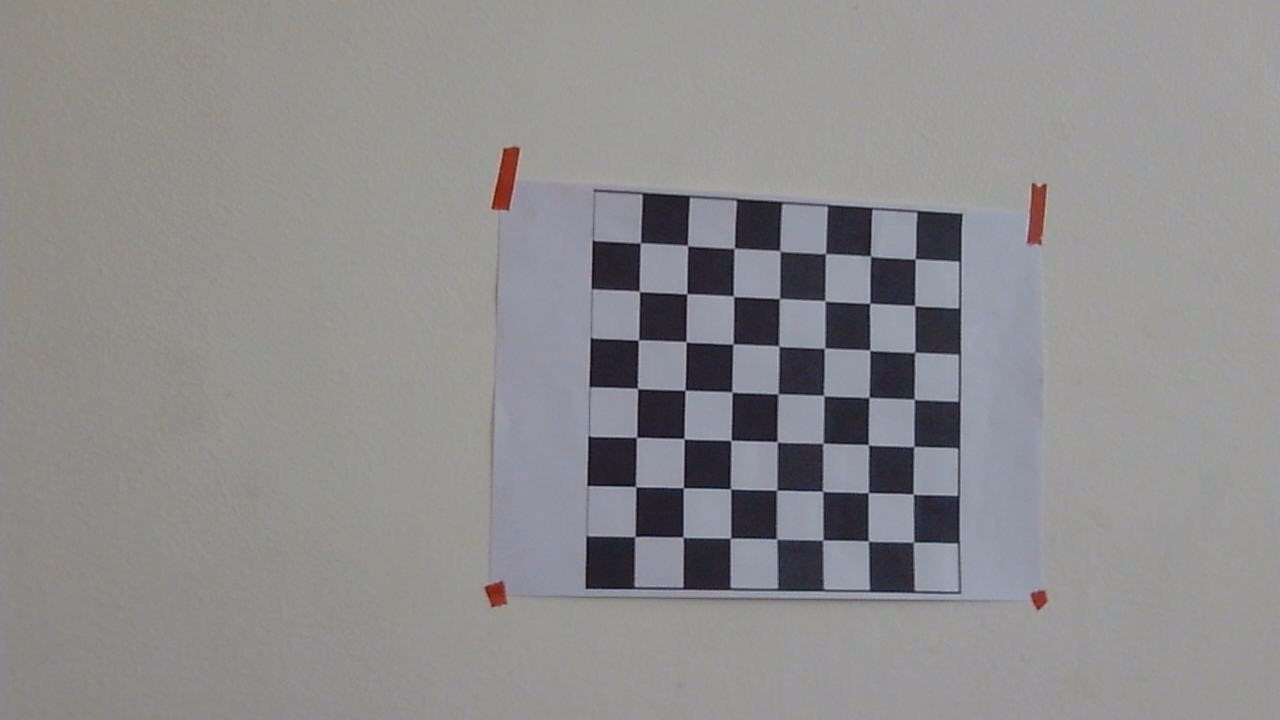
#> input picture Lab/lab_VSC_files/images/WIN_20230130_21_56_01_Pro.jpg, 1280 x 720 px
$ jupyter execute object_distance_chatGpt.ipynb
#> lines starting #> are read from the running program, lines starting #| are printed output that depends on the picture; after the words box and inside, x2 and y2 are one past the last pixel; in counts of white or black regions, pixels touching at a corner belong together
[cell 1]
import cv2
import numpy as np

[cell 2]
camera_matrix = [[1.40894054e+03, 0.00000000e+00, 6.21548603e+02],
                          [0.00000000e+00, 1.41419267e+03, 4.36870727e+02],
                          [0.00000000e+00, 0.00000000e+00, 1.00000000e+00]]
#dist_coeffs = np.load("dist_coeffs.npy",allow_pickle=True,fix_imports=True,encoding='latin1')

[cell 3]
dist_coeffs = [[ 1.20133890e-01,  2.87074381e-01,  1.22318077e-02, -4.77015667e-04, -2.82576151e+00]]

[cell 4]
real_world_size = 0.05 # 5 cm

[cell 5]
img = cv2.imread("./images/WIN_20230130_21_56_01_Pro.jpg")
#> img is the input picture: shape (720, 1280, 3); mean B, G, R 141.7, 141, 142
gray = cv2.cvtColor(img, cv2.COLOR_BGR2GRAY)
edges = cv2.Canny(gray, 50, 150)
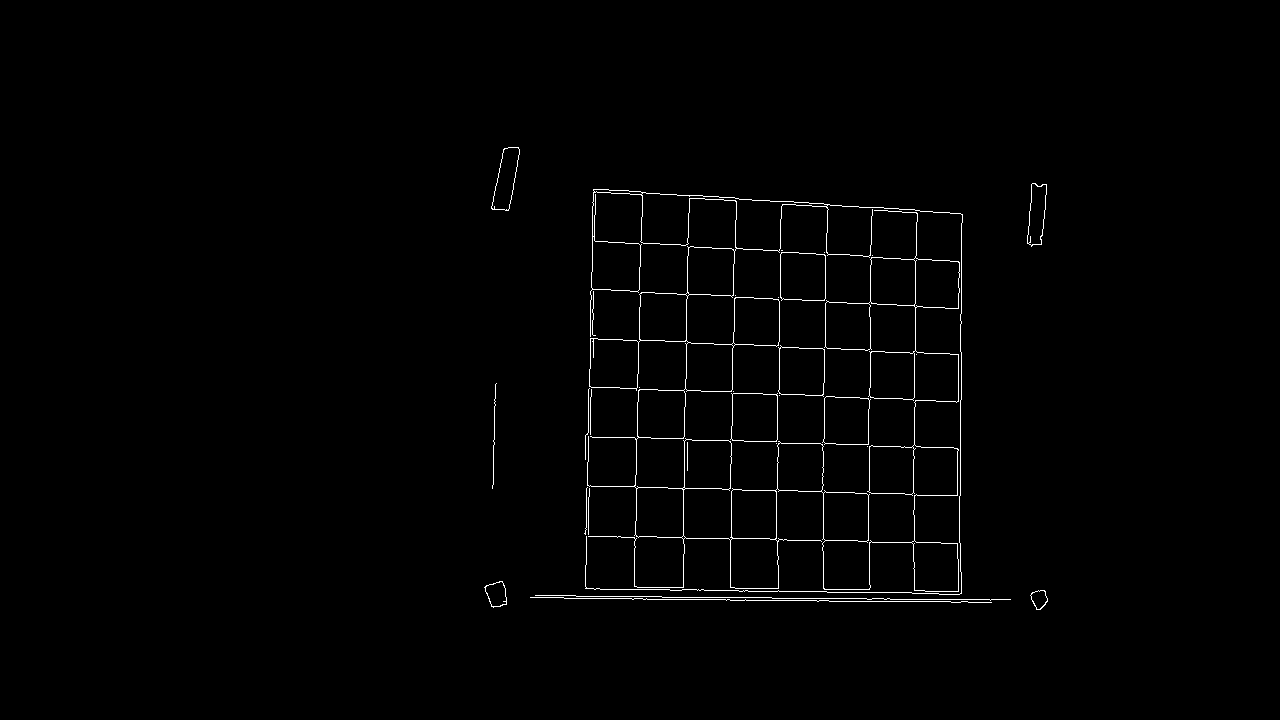
#> edges: shape (720, 1280); 0.98% white in thin lines or dots, all inside (x1, y1, x2, y2) = (484, 147, 1048, 610)
contours, hierarchy = cv2.findContours(edges, cv2.RETR_EXTERNAL, cv2.CHAIN_APPROX_SIMPLE)
#> contours = 28 contours, 19 with area under 20; largest, box (x1, y1, x2, y2) and area: (585, 189, 963, 595) 46437, (730, 393, 778, 442) 2144, (780, 252, 826, 301) 2096, (778, 345, 825, 397) 2096, (822, 396, 871, 445) 2068
contour = max(contours, key=cv2.contourArea)
#> contour = contour of 1055 points, box (x1, y1, x2, y2) (585, 189, 963, 595), area 46437
x, y, w, h = cv2.boundingRect(contour)
#> x = 585; y = 189; w = 378; h = 406
focal_length = 1.40894054e+03
distance = (real_world_size * focal_length) / w
#> distance = 0.186
print("Distance from camera to object: {:.2f} meters".format(distance))
#| Distance from camera to object: 0.19 meters


$ run again, with Lab/lab_VSC_files/images/WIN_20230130_21_55_10_Pro.jpg copied over Lab/lab_VSC_files/images/WIN_20230130_21_56_01_Pro.jpg
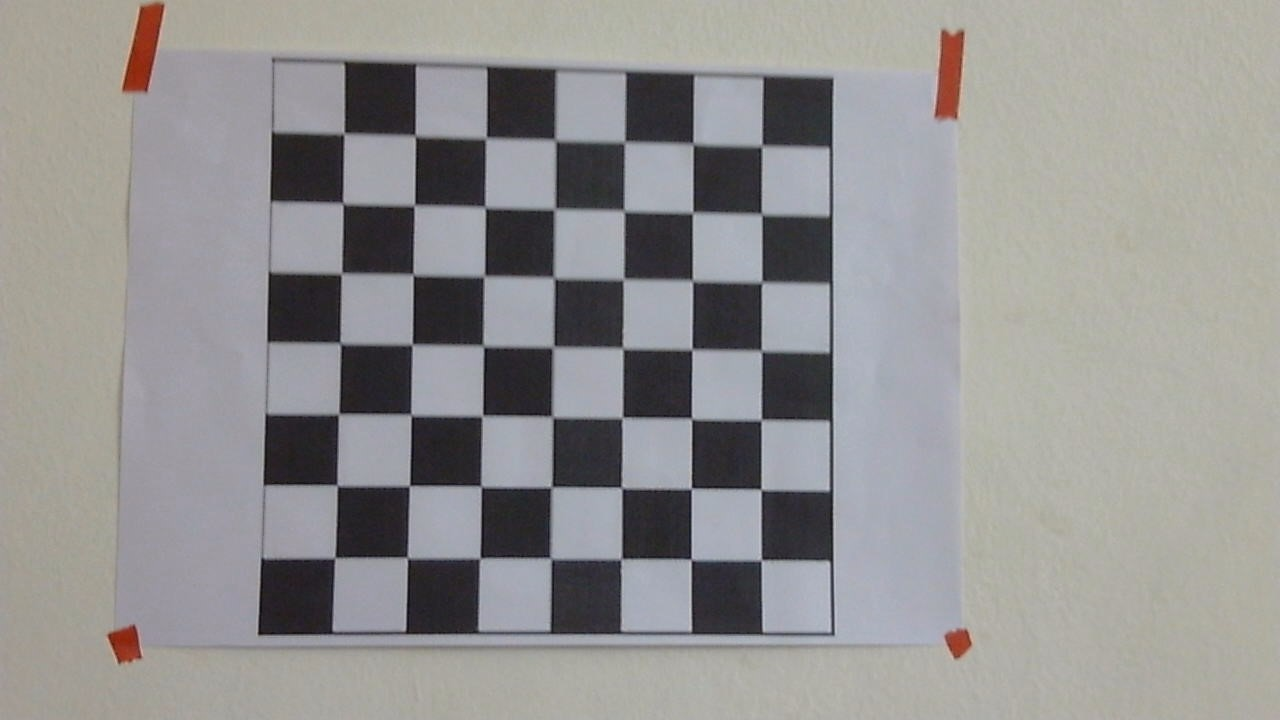
#> input picture Lab/lab_VSC_files/images/WIN_20230130_21_55_10_Pro.jpg, 1280 x 720 px
#> img is the input picture: shape (720, 1280, 3); mean B, G, R 145.9, 146.7, 148
#> `edges = cv2.Canny(gray, 50, 150)`:
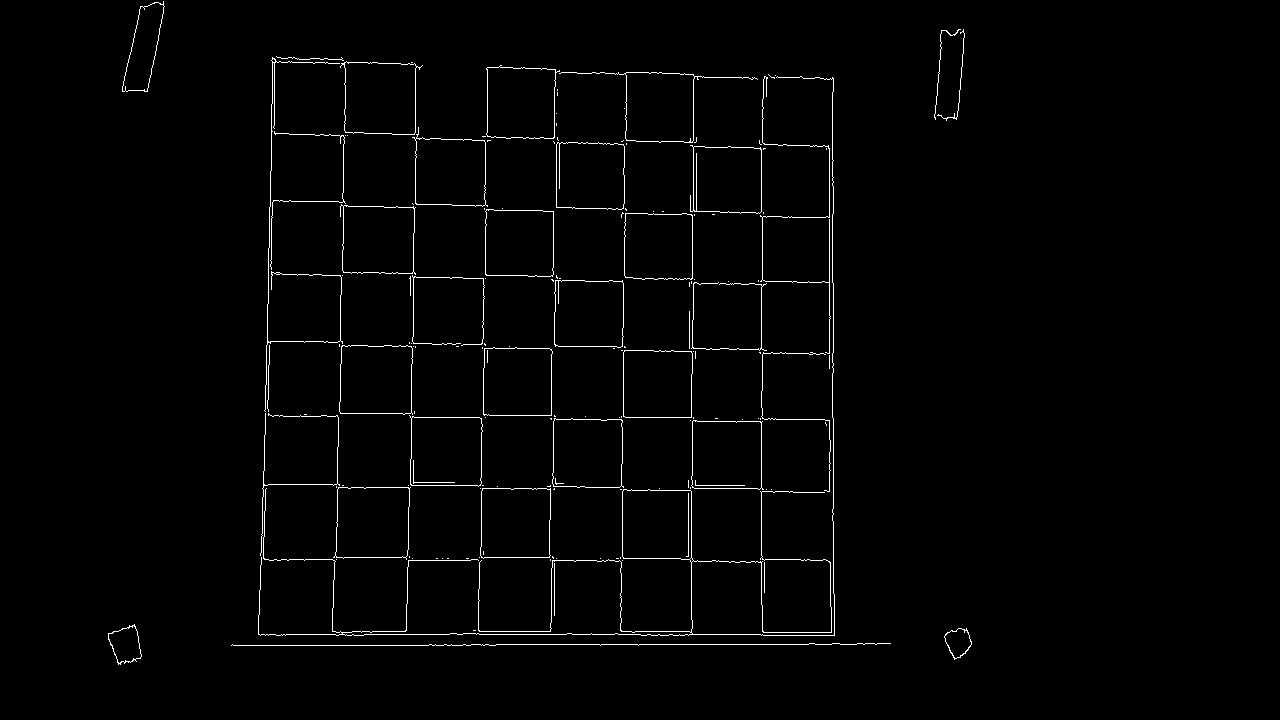
#> edges: shape (720, 1280); 1.4% white in thin lines or dots, all inside (x1, y1, x2, y2) = (108, 1, 972, 665)
#> contours = 139 contours, 116 with area under 20; largest, box (x1, y1, x2, y2) and area: (333, 487, 411, 560) 5009, (340, 61, 423, 135) 4953, (339, 345, 413, 415) 4800, (409, 415, 483, 487) 4787, (258, 76, 835, 636) 4734
#> contour = contour of 45 points, box (x1, y1, x2, y2) (333, 487, 411, 560), area 5009
#> x = 333; y = 487; w = 78; h = 73
#> distance = 0.903
#| Distance from camera to object: 0.90 meters

$ run again, with Lab/lab_VSC_files/images/WIN_20230130_21_55_31_Pro.jpg copied over Lab/lab_VSC_files/images/WIN_20230130_21_56_01_Pro.jpg
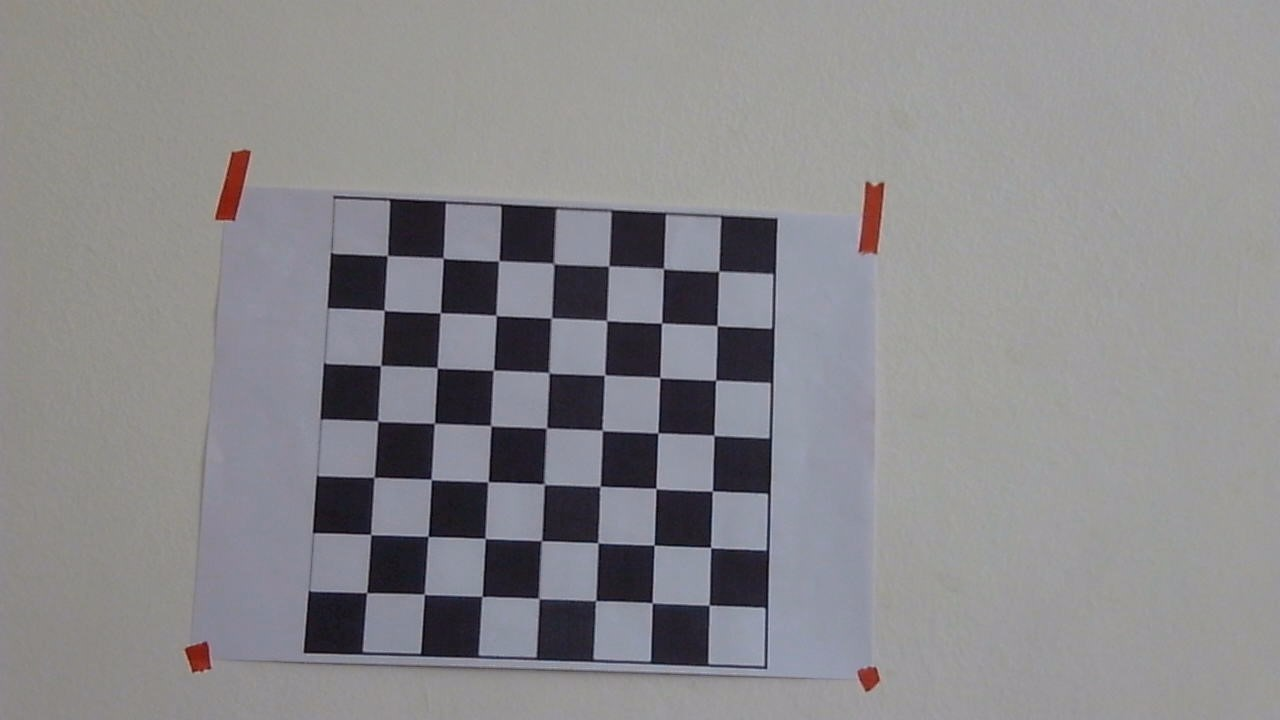
#> input picture Lab/lab_VSC_files/images/WIN_20230130_21_55_31_Pro.jpg, 1280 x 720 px
#> img is the input picture: shape (720, 1280, 3); mean B, G, R 139.9, 137.1, 138.3
#> `edges = cv2.Canny(gray, 50, 150)`:
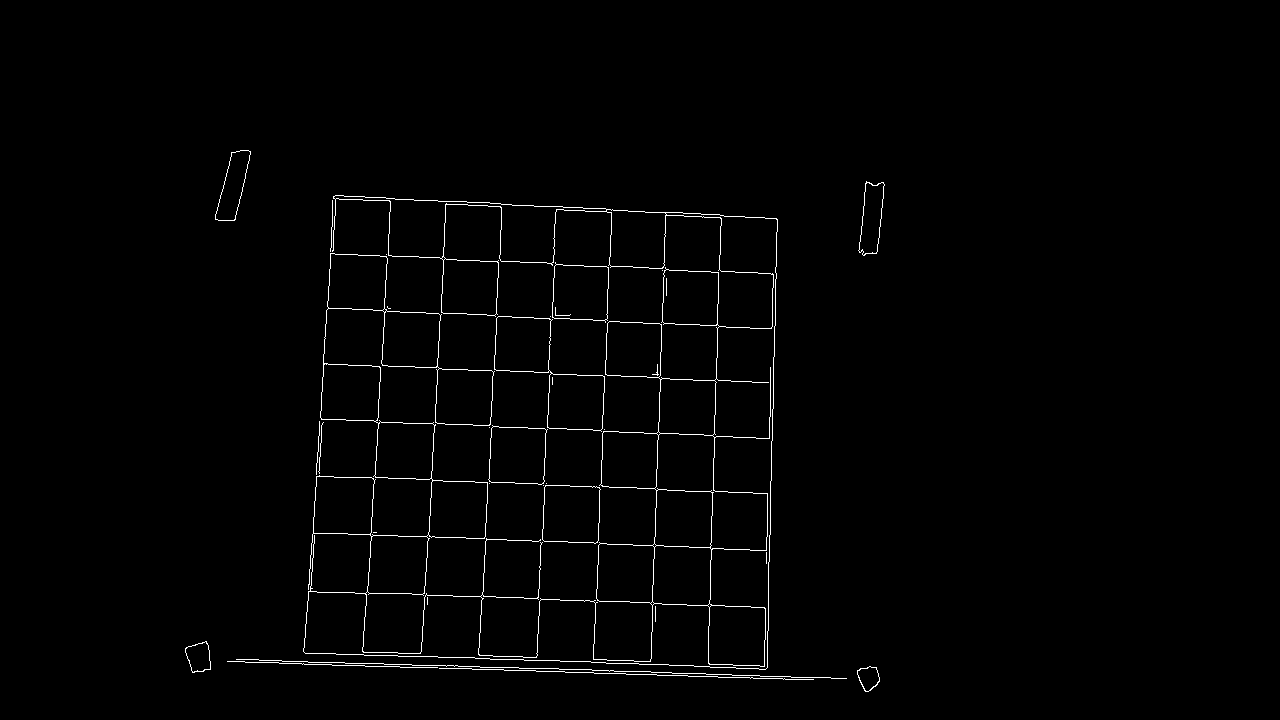
#> edges: shape (720, 1280); 1.2% white in thin lines or dots, all inside (x1, y1, x2, y2) = (185, 150, 885, 692)
#> contours = 25 contours, 16 with area under 20; largest, box (x1, y1, x2, y2) and area: (303, 195, 778, 670) 100368, (494, 316, 605, 432) 5908, (542, 485, 601, 544) 3105, (488, 425, 548, 485) 3032, (552, 262, 609, 323) 2916
#> contour = contour of 957 points, box (x1, y1, x2, y2) (303, 195, 778, 670), area 100368
#> x = 303; y = 195; w = 475
#> distance = 0.148
#| Distance from camera to object: 0.15 meters

$ run again, with Lab/lab_VSC_files/images/WIN_20230130_21_55_36_Pro.jpg copied over Lab/lab_VSC_files/images/WIN_20230130_21_56_01_Pro.jpg
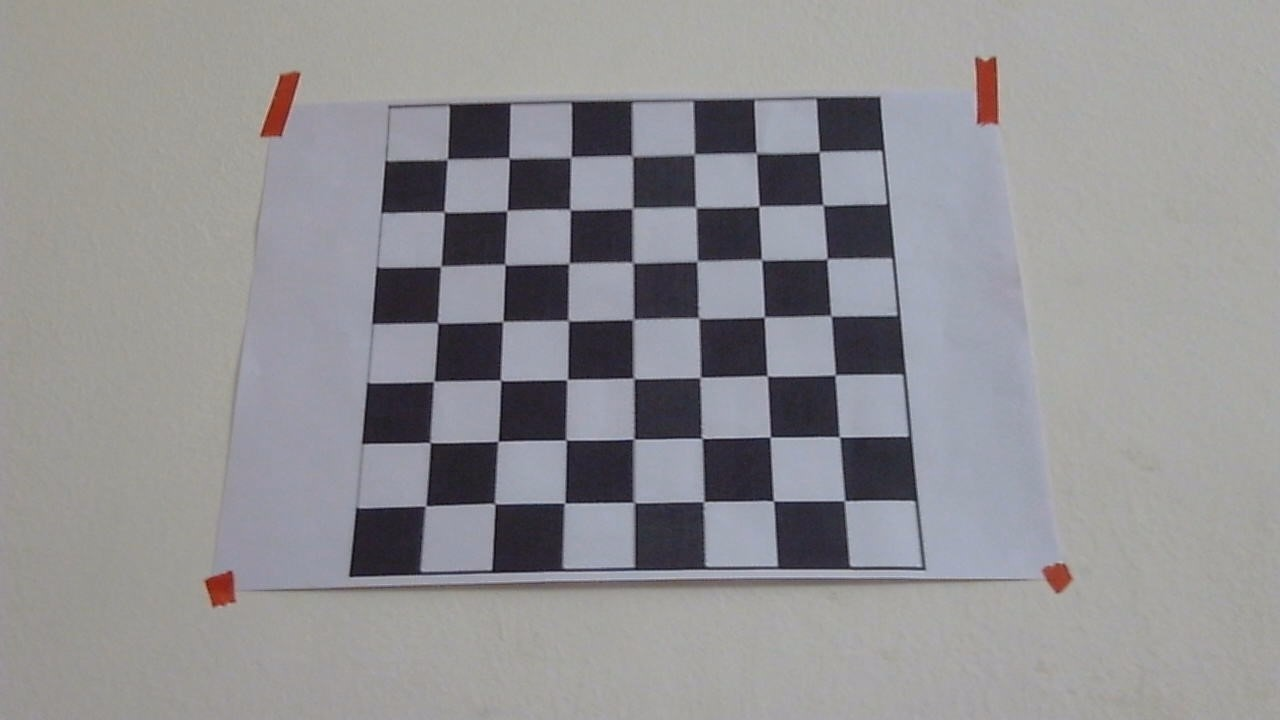
#> input picture Lab/lab_VSC_files/images/WIN_20230130_21_55_36_Pro.jpg, 1280 x 720 px
#> img is the input picture: shape (720, 1280, 3); mean B, G, R 147.5, 144.7, 145.6
#> `edges = cv2.Canny(gray, 50, 150)`:
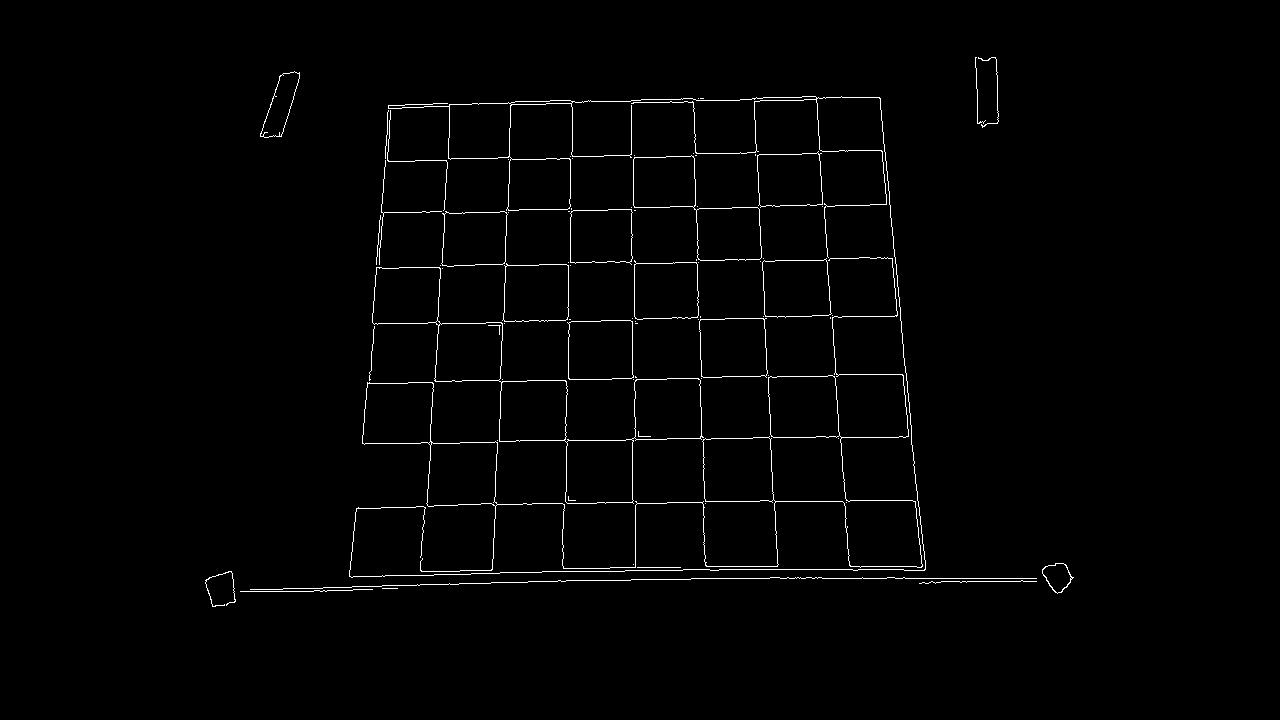
#> edges: shape (720, 1280); 1.2% white in thin lines or dots, all inside (x1, y1, x2, y2) = (205, 57, 1074, 607)
#> contours = 71 contours, 57 with area under 20; largest, box (x1, y1, x2, y2) and area: (372, 267, 704, 504) 19374, (362, 257, 923, 572) 16617, (349, 96, 926, 578) 6610, (633, 155, 762, 261) 6344, (699, 318, 768, 378) 3775
#> contour = contour of 187 points, box (x1, y1, x2, y2) (372, 267, 704, 504), area 19374
#> x = 372; y = 267; w = 332; h = 237
#> distance = 0.212
#| Distance from camera to object: 0.21 meters
